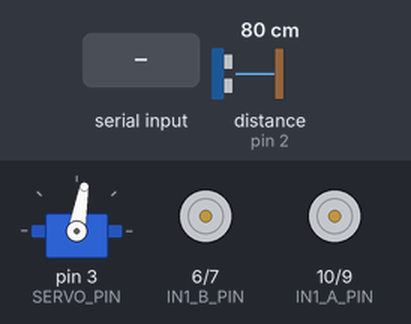
Simulated run of this program. Board: Arduino Uno, built with avr-gcc and run on an emulated ATmega328P. On the bench: servo, motor-driver pin pairs drawn as motors (green arrow = first pin HIGH = forward, orange = second pin HIGH = backward, longer = more drive, scaled by the enable pin). Wiring (inferred from the names in the program): ultrasonic range finder: trigger pin 12; echo pin 2. Inputs (shaded band) come from the test bench; at power-on: distance to the obstacle (sensor on pin 2) 80 cm. The echo pulse lasts 58.3 µs per cm.

Above: at 1.77 s.
1.8 s: "F" received over Serial
At 1.95 s:
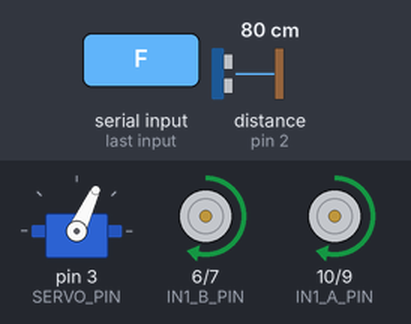
4.8 s: distance to the obstacle (sensor on pin 2) set to 34 cm
7.8 s: distance to the obstacle (sensor on pin 2) set to 29 cm
At 7.95 s:
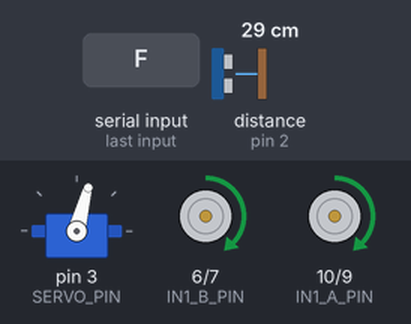
10.8 s: "B" received over Serial
At 10.95 s:
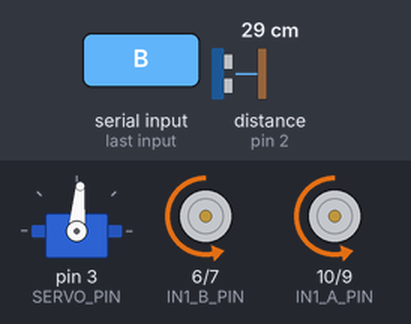
13.8 s: "L" received over Serial
At 13.95 s:
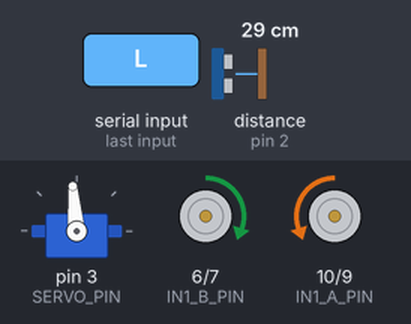
16.8 s: "R" received over Serial
At 16.95 s:
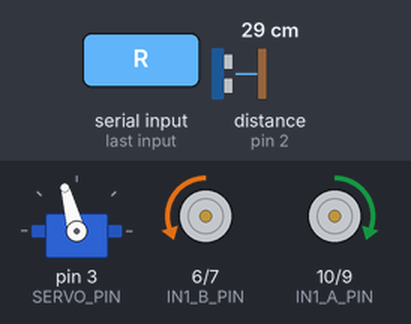
Timing chart, 0 to 20.8 s (numbered marks = the images above; inputs shaded):
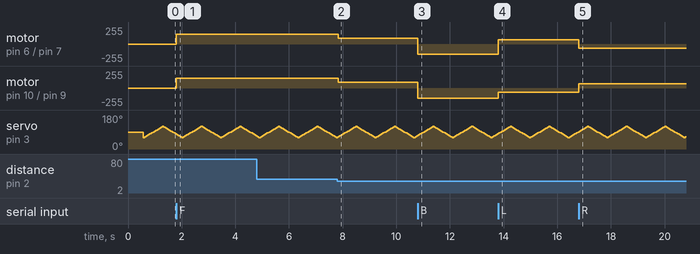

The program:

main.cpp
```cpp
#include <Arduino.h>
#include <Servo.h> // Thư viện điều khiển động cơ Servo SG90

// ======================================================
// SYSTEM CONFIGURATION - CẤU HÌNH HỆ THỐNG
// ======================================================
// Tốc độ giao tiếp Serial với máy tính / Module Bluetooth (9600 bps)
const unsigned long SERIAL_BAUD_RATE = 9600;

// Các ngưỡng khoảng cách an toàn để xử lý va chạm (đơn vị: cm)
const int WARNING_DISTANCE = 30; // Dưới 30cm: Bắt đầu cảnh báo và giảm tốc độ
const int DANGER_DISTANCE = 15;  // Dưới 15cm: Nguy hiểm, kích hoạt phanh khẩn cấp

// ======================================================
// MOTOR DRIVER PINS - CẤU HÌNH CHÂN ĐIỀU KHIỂN ĐỘNG CƠ
// ======================================================
const int ENA_PIN = 11;    // Chân điều khiển tốc độ PWM cho Motor A
const int IN1_A_PIN = 10;  // Chân điều hướng 1 cho Motor A
const int IN2_A_PIN = 9;  // Chân điều hướng 2 cho Motor A

const int ENB_PIN = 5 ;   // Chân điều khiển tốc độ PWM cho Motor B
const int IN1_B_PIN = 6 ; // Chân điều hướng 1 cho Motor B
const int IN2_B_PIN = 7 ;  // Chân điều hướng 2 cho Motor B

// ======================================================
// ULTRASONIC SENSOR PINS - CHÂN CẢM BIẾN SIÊU ÂM HC-SR04
// ======================================================
const int TRIG_PIN = 12; // Chân phát sóng siêu âm (Output)
const int ECHO_PIN = 2;  // Chân thu sóng siêu âm phản hồi (Input)

// ======================================================
// SERVO CONFIGURATION - CẤU HÌNH ĐỘNG CƠ SERVO SG90
// ======================================================
const int SERVO_PIN = 3; // Chân phát xung PWM điều khiển Servo (Cắm dây Cam/Vàng)
Servo radarServo;        // Tạo đối tượng radarServo từ thư viện Servo

// ======================================================
// SYSTEM STATES - ĐỊNH NGHĨA TRẠNG THÁI HỆ THỐNG
// ======================================================
enum CarState
{
  IDLE_STATE,
  FORWARD_STATE,
  BACKWARD_STATE,
  LEFT_STATE,
  RIGHT_STATE,
  STOP_STATE,
  EMERGENCY_STOP_STATE,
};

struct SensorData {
  long distance;    // Khoảng cách đo được thực tế (cm)
  int confidence;   // Độ tin cậy của dữ liệu (%)
  int safetyLevel;  // Mức độ an toàn: 0 = An toàn, 1 = Cảnh báo, 2 = Nguy hiểm
  bool emergency;   // Cờ báo động khẩn cấp (true = nguy hiểm, false = an toàn)
};

// ======================================================
// GLOBAL VARIABLES - BIẾN TOÀN CỤC
// ======================================================
CarState currentState = IDLE_STATE;
long currentDistance = 0;
bool emergencyStopActive = false;
char bluetoothCommand = 'S';              // Biến lưu lệnh di chuyển nhận được (F, B, L, R, S, U, D)
bool safetyOverrideActive = false;        // Cờ ghi đè an toàn (Khi true, khóa mọi chuyển động)
SensorData currentSensorData;

int motorSpeed = 150;                     // Tốc độ gốc của xe (0 - 255)
int dynamicSpeed = motorSpeed;            // Tốc độ thay đổi linh hoạt theo khoảng cách
float turnMultiplier = 0.7;               // Hệ số giảm tốc khi rẽ
int turnSpeed = 0;

// --- BIẾN BỔ SUNG: PHỤC VỤ THUẬT TOÁN TỐI ƯU TĂNG/GIẢM TỐC THEO CỬ CHỈ ---
char lastDirectionCommand = 'S';          // Biến lưu lại hướng đi gần nhất để tránh xe bị khựng khi đổi tốc độ

// --- BIẾN BỔ SUNG: PHỤC VỤ THUẬT TOÁN QUÉT RADAR LIÊN TỤC KHÔNG CHẶN (NON-BLOCKING) ---
int currentAngle = 60;          // Góc quét bắt đầu (Quét từ 60 độ sang 120 độ trước mặt)
int scanDirection = 1;          // Hướng quay của servo (1: Quay thuận, -1: Quay nghịch)
unsigned long lastRadarTime = 0; // Lưu mốc thời gian của lần dịch góc Servo trước đó
const int RADAR_INTERVAL = 60;  // Khoảng thời gian giãn cách giữa các góc quét (60ms giúp xe chạy mượt, không khựng)

// ======================================================
// MOTOR CONTROLLER - CÁC HÀM ĐIỀU KHIỂN ĐỘNG CƠ
// ======================================================

void stopMotor()
{
  digitalWrite(IN1_A_PIN, LOW);  digitalWrite(IN2_A_PIN, LOW);
  digitalWrite(IN1_B_PIN, LOW);  digitalWrite(IN2_B_PIN, LOW);
  analogWrite(ENA_PIN, 0);       analogWrite(ENB_PIN, 0);
  currentState = STOP_STATE;
}

void moveForward()
{
  digitalWrite(IN1_A_PIN, HIGH); digitalWrite(IN2_A_PIN, LOW);
  digitalWrite(IN1_B_PIN, HIGH); digitalWrite(IN2_B_PIN, LOW);
  analogWrite(ENA_PIN, dynamicSpeed);
  analogWrite(ENB_PIN, dynamicSpeed);
  currentState = FORWARD_STATE;
}

void moveBackward()
{
  digitalWrite(IN1_A_PIN, LOW);  digitalWrite(IN2_A_PIN, HIGH);
  digitalWrite(IN1_B_PIN, LOW);  digitalWrite(IN2_B_PIN, HIGH);
  analogWrite(ENA_PIN, motorSpeed);
  analogWrite(ENB_PIN, motorSpeed);
  currentState = BACKWARD_STATE;
}

void updateMotorSpeeds()
{
  turnSpeed = (int)(dynamicSpeed * turnMultiplier);
}

void turnLeft()
{
  updateMotorSpeeds();
  digitalWrite(IN1_A_PIN, LOW);  digitalWrite(IN2_A_PIN, HIGH);
  digitalWrite(IN1_B_PIN, HIGH); digitalWrite(IN2_B_PIN, LOW);
  analogWrite(ENA_PIN, turnSpeed);
  analogWrite(ENB_PIN, turnSpeed);
  currentState = LEFT_STATE;
}

void turnRight()
{
  updateMotorSpeeds();
  digitalWrite(IN1_A_PIN, HIGH); digitalWrite(IN2_A_PIN, LOW);
  digitalWrite(IN1_B_PIN, LOW);  digitalWrite(IN2_B_PIN, HIGH);
  analogWrite(ENA_PIN, turnSpeed);
  analogWrite(ENB_PIN, turnSpeed);
  currentState = RIGHT_STATE;
}

// ======================================================
// SENSOR FUNCTIONS - CÁC HÀM XỬ LÝ CẢM BIẾN SIÊU ÂM
// ======================================================

/**
 * @brief Đọc khoảng cách siêu âm nhanh (Giới hạn timeout thấp để xe không bị delay đứng im)
 */
long readDistanceCM()
{
  digitalWrite(TRIG_PIN, LOW);
  delayMicroseconds(2);
  digitalWrite(TRIG_PIN, HIGH);
  delayMicroseconds(10);
  digitalWrite(TRIG_PIN, LOW);

  // Đặt giới hạn chờ xung phản hồi là 15ms (15000us) nhằm triệt tiêu độ trễ làm khựng động cơ
  long duration = pulseIn(ECHO_PIN, HIGH, 15000);

  if (duration == 0)
    return -1;

  return duration * 0.034 / 2;
}

/**
 * @brief Thuật toán lấy trung bình cộng 3 lần đo (Rút ngắn từ 5 xuống 3 lần để đáp ứng tốc độ quét liên tục)
 */
long getFilteredDistance()
{
  long sum = 0;
  int validCount = 0;

  for (int i = 0; i < 3; i++)
  {
    long d = readDistanceCM();
    if (d > 0 && d < 200)
    {
      sum += d;
      validCount++;
    }
    delay(4); // Giãn cách ngắn giữa các mẫu đo
  }

  if (validCount == 0) return -1;
  return sum / validCount;
}

// ======================================================
// SENSOR DATA PROCESSOR - BỘ XỬ LÝ VÀ PHÂN LOẠI DỮ LIỆU
// ======================================================

SensorData getSensorData()
{
  SensorData data;
  long distance = getFilteredDistance();
  data.distance = distance;

  if (distance == -1)
  {
    data.confidence = 0;
    data.safetyLevel = 0;   // Nếu mất tín hiệu tạm thời khi đang quét góc, coi như an toàn để tránh xe bị phanh giật cục
    data.emergency = false;
    dynamicSpeed = motorSpeed;
    return data;
  }

  data.confidence = map(min(distance, 200), 0, 200, 100, 20);

  // LOGIC PHÂN PHỐI AN TOÀN THEO KHOẢNG CÁCH GẦN VẬT CẢN
  if (distance <= DANGER_DISTANCE)
  {
    data.safetyLevel = 2;  // Mức nguy hiểm
    data.emergency = true; // Kích hoạt phanh khẩn cấp
    dynamicSpeed = 0;
  }
  else if (distance <= WARNING_DISTANCE){
    data.safetyLevel = 1;   // Mức cảnh báo
    data.emergency = false;
    dynamicSpeed = constrain((int)(motorSpeed * 0.6), 0, motorSpeed); // Giảm bớt tốc độ nền khi mấp mé vật cản
  }
  else {
    data.safetyLevel = 0;   // Vùng an toàn hoàn toàn
    data.emergency = false;
    dynamicSpeed = motorSpeed;
  }

  if (dynamicSpeed < 0) dynamicSpeed = 0;
  if (dynamicSpeed > 255) dynamicSpeed = 255;

  if (data.safetyLevel == 2){
    emergencyStopActive = true;
  }
  return data;
}

// ======================================================
// NEW RADAR CONTROL - HÀM ĐIỀU KHIỂN RADAR QUÉT LIÊN TỤC CHỦ ĐỘNG
// ======================================================

/**
 * @brief HÀM BỔ SUNG: Điều khiển Servo tự động gạt qua gạt lại liên tục từ 60 đến 120 độ.
 * Hàm này sử dụng hàm millis() thay vì hàm delay() nên xe sẽ VỪA CHẠY VỪA QUÉT mượt mà.
 */
void runContinuousRadar()
{
  // Kiểm tra nếu chưa đủ thời gian trễ (60ms) thì thoát hàm để nhường luồng xử lý cho động cơ
  if (millis() - lastRadarTime < RADAR_INTERVAL) {
    return;
  }
  lastRadarTime = millis(); // Cập nhật lại mốc thời gian mới

  // 1. Ra lệnh cho Servo quay đến góc hiện tại trong chu kỳ quét
  radarServo.write(currentAngle);

  // 2. Chạy thuật toán kiểm tra khoảng cách an toàn ngay tại góc Servo đang đứng
  currentSensorData = getSensorData();

  // Nếu bộ xử lý báo trạng thái khẩn cấp (có vật cản nguy hiểm lọt vào vùng quét)
  if (currentSensorData.emergency)
  {
    safetyOverrideActive = true; // Kích hoạt cờ ghi đè an toàn hệ thống
    stopMotor();                 // Ép xe phanh dừng lại ngay lập tức để bảo vệ phần cứng
  }
  else
  {
    safetyOverrideActive = false; // Giải phóng cờ ghi đè nếu góc quét hiện tại thoáng
  }

  // 3. Tính toán góc quay tiếp theo cho chu kỳ sau (mỗi bước dịch 5 độ cho mượt)
  currentAngle += (scanDirection * 5);

  // Nếu Servo chạm biên giới hạn quét phải (120 độ), đảo hướng quét sang trái
  if (currentAngle >= 120) {
    currentAngle = 120;
    scanDirection = -1; // Đổi hướng quay ngược về
  }
  // Nếu Servo chạm biên giới hạn quét trái (60 độ), đảo hướng quét sang phải
  else if (currentAngle <= 60) {
    currentAngle = 60;
    scanDirection = 1;  // Đổi hướng quay tiến lên
  }
}

// ======================================================
// INPUT LỆNH - ĐỌC TÍN HIỆU ĐIỀU KHIỂN
// ======================================================

void readBluetooth(){
  if (Serial.available() > 0){
    char cmd = Serial.read();
    // ĐÃ CẬP NHẬT: Thêm 'U' (Tăng tốc) và 'D' (Giảm tốc) vào danh sách ký tự hợp lệ
    if (cmd == 'F' || cmd == 'B' || cmd == 'L' || cmd == 'R' || cmd == 'S' || cmd == 'U' || cmd == 'D'){
      bluetoothCommand = cmd;
    }
  }
}

void executeBluetoothCommand()
{
  // ======================================================
  // ⚡ BỘ LỌC AN TOÀN THÔNG MINH (SMART SAFETY OVERRIDE)
  // ======================================================
  // Nếu radar phát hiện vật cản quá gần (<15cm) và người dùng/AI cố tình ra lệnh Tiến (F)
  if (safetyOverrideActive && bluetoothCommand == 'F')
  {
    stopMotor(); // Ép phanh dừng xe ngay để chống đâm đụng
    return;      // Thoát hàm, không cho phép đi thẳng tiếp
  }

  // NẾU LÀ LỆNH LÙI (B) HOẶC RẼ (L/R) THÌ BỎ QUA BỘ LỌC TRÊN ĐỂ XE TIẾP TỤC XỬ LÝ BÊN DƯỚI!

  // ======================================================
  // KHU VỰC XỬ LÝ LỆNH TỐC ĐỘ (GIỮ NGUYÊN)
  // ======================================================
  if (bluetoothCommand == 'U') {
    motorSpeed += 25;
    if (motorSpeed > 255) motorSpeed = 255;
    dynamicSpeed = motorSpeed;
    bluetoothCommand = lastDirectionCommand;
  }
  else if (bluetoothCommand == 'D') {
    motorSpeed -= 25;
    if (motorSpeed < 100) motorSpeed = 100;
    dynamicSpeed = motorSpeed;
    bluetoothCommand = lastDirectionCommand;
  }

  // ======================================================
  // THỰC THI CÁC CHUYỂN ĐỘNG (GIỮ NGUYÊN LOGIC GỐC)
  // ======================================================
  switch (bluetoothCommand)
  {
    case 'F':
      moveForward();
      lastDirectionCommand = 'F';
      break;
    case 'B':
      moveBackward();
      lastDirectionCommand = 'B'; // Python bắn chữ B xuống xe vẫn lùi được bình thường để thoát hiểm
      break;
    case 'L':
      turnLeft();     // Python bắn chữ L xuống xe vẫn rẽ được để tìm góc thoáng
      break;
    case 'R':
      turnRight();    // Python bắn chữ R xuống xe vẫn rẽ được để né vật cản
      break;
    case 'S':
      stopMotor();
      lastDirectionCommand = 'S';
      break;
    default:
      stopMotor();
      break;
  }
}

// ======================================================
// SETUP - KHỞI TẠO PHẦN CỨNG
// ======================================================
void setup()
{
  Serial.begin(SERIAL_BAUD_RATE);

  // Cấu hình các chân điều khiển linh kiện cầu H là ngõ ra (OUTPUT)
  pinMode(ENA_PIN, OUTPUT);   pinMode(IN1_A_PIN, OUTPUT);   pinMode(IN2_A_PIN, OUTPUT);
  pinMode(ENB_PIN, OUTPUT);   pinMode(IN1_B_PIN, OUTPUT);   pinMode(IN2_B_PIN, OUTPUT);

  // Cấu hình các chân cho cảm biến siêu âm HC-SR04
  pinMode(TRIG_PIN, OUTPUT);  pinMode(ECHO_PIN, INPUT);

  // Khởi tạo cơ cấu động cơ Servo SG90
  radarServo.attach(SERVO_PIN);
  radarServo.write(90); // Ban đầu cho Servo nhìn thẳng
  delay(500);

  lastRadarTime = millis(); // Cài đặt mốc thời gian chạy nền ban đầu
}

// ======================================================
// LOOP - VÒNG LẶP CHƯƠNG TRÌNH CHÍNH (CHẠY VÔ HẠN)
// ======================================================
void loop()
{
  // Bước 1: Liên tục đọc lệnh điều khiển thủ công (từ cử chỉ ngón tay Python truyền xuống)
  readBluetooth();

  // Bước 2: Kích hoạt radar quét liên tục không chặn (Servo tự gạt để dò chướng ngại vật bảo vệ xe)
  runContinuousRadar();

  // Bước 3: Đưa lệnh điều khiển vào bộ xử lý thực thi động cơ dựa trên trạng thái an toàn
  executeBluetoothCommand();
}
```

Measured:
- the behaviour switches between 32 and 31 cm on distance to the obstacle (sensor on pin 2) (found by bisection; images 1 and 2)
- after the input at 1.8 s, motor on pin 6 (IN1_B_PIN) / pin 7 (IN2_B_PIN), motor on pin 10 (IN1_A_PIN) / pin 9 (IN2_A_PIN): stopped → forward 150/255 at once
- after the input at 7.8 s, motor on pin 6 (IN1_B_PIN) / pin 7 (IN2_B_PIN), motor on pin 10 (IN1_A_PIN) / pin 9 (IN2_A_PIN): forward 150/255 → forward 90/255 at once
- after the input at 10.8 s, motor on pin 6 (IN1_B_PIN) / pin 7 (IN2_B_PIN), motor on pin 10 (IN1_A_PIN) / pin 9 (IN2_A_PIN): forward 90/255 → backward 150/255 at once
- after the input at 13.8 s, motor on pin 6 (IN1_B_PIN) / pin 7 (IN2_B_PIN): backward 150/255 → forward 63/255 at once; motor on pin 10 (IN1_A_PIN) / pin 9 (IN2_A_PIN): backward 150/255 → backward 63/255 at once
- after the input at 16.8 s, motor on pin 6 (IN1_B_PIN) / pin 7 (IN2_B_PIN): forward 63/255 → backward 63/255 at once; motor on pin 10 (IN1_A_PIN) / pin 9 (IN2_A_PIN): backward 63/255 → forward 63/255 at once
